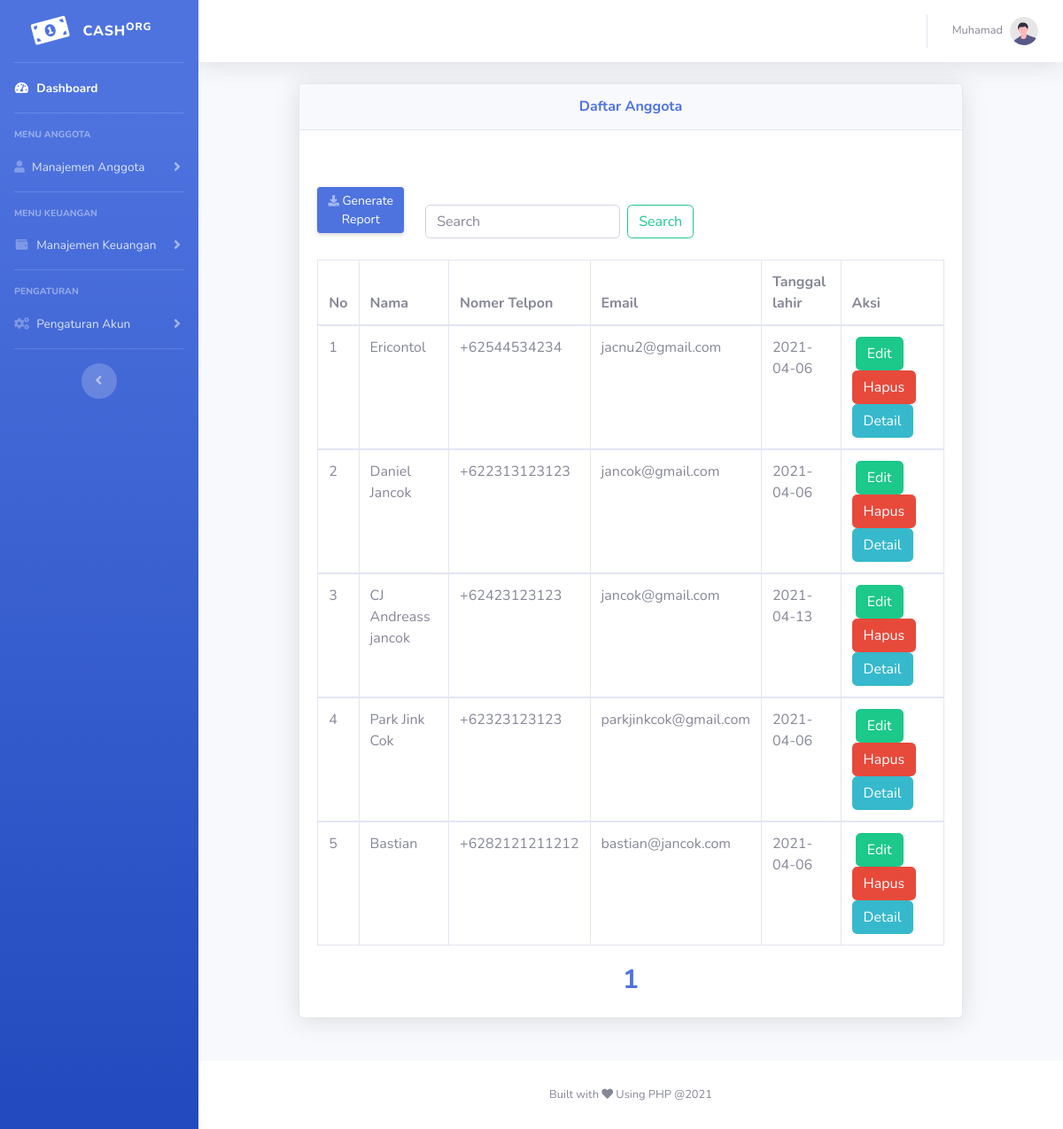
Screenshot of /dashboard/daftar_anggota.php (signed in) with the database file from the repository.
### tables this page shows
CREATE TABLE `cash_anggota` (
  `id_anggota` int(11) NOT NULL,
  `nama_anggota` varchar(255) NOT NULL,
  `tgl_lahir` date NOT NULL,
  `ponsel_anggota` bigint(20) NOT NULL,
  `email_anggota` varchar(100) NOT NULL,
  `alamat_anggota` varchar(500) NOT NULL,
  `code_uniq` varchar(255) NOT NULL
);

### dashboard/daftar_anggota.php (the view, shortened to what this page needs)
<?php
$db = database::connect();
$jumlahDataPerhalaman = 5;
$result = $db->prepare("SELECT * FROM cash_anggota");
$result->execute();
$jumlahData = $result->rowCount();
$jumlahHalaman = ceil($jumlahData / $jumlahDataPerhalaman);
if(isset($_GET['p'])){
    $halamanAktif = $_GET['p'];
}else{
    $halamanAktif = 1;
}
$awaldata = ($jumlahDataPerhalaman * $halamanAktif) - $jumlahDataPerhalaman;
$tampil = $db->prepare("SELECT * FROM cash_anggota ORDER BY id_anggota DESC LIMIT $awaldata , $jumlahDataPerhalaman");
$tampil->execute();
$ini_anggota = $tampil->fetchAll();
 ?>
<!DOCTYPE html>
<html lang="en">
<head>
    <link href="vendor/fontawesome-free/css/all.min.css" rel="stylesheet" type="text/css">
    <link href="css/sb-admin-2.min.css" rel="stylesheet">
</head>
<body id="page-top">
    <div id="wrapper">
        <ul class="navbar-nav bg-gradient-primary sidebar sidebar-dark accordion" id="accordionSidebar">
            <a class="sidebar-brand d-flex align-items-center justify-content-center" href="index.php">
                <div class="sidebar-brand-icon rotate-n-15">
                    <i class="fas fa-money-bill-alt"></i>
                </div>
                <div class="sidebar-brand-text mx-3">Cash<sup>org</sup></div>
            </a>
            <hr class="sidebar-divider my-0">
            <li class="nav-item active">
                <a class="nav-link" href="index.php">
                    <i class="fas fa-fw fa-tachometer-alt"></i>
                    <span>Dashboard</span></a>
            </li>
            <hr class="sidebar-divider">
            <div class="sidebar-heading">
                Menu Anggota
            </div>
            <li class="nav-item">
                <a class="nav-link collapsed" href="#" data-toggle="collapse" data-target="#collapseTwo"
                    aria-expanded="true" aria-controls="collapseTwo">
                    <i class="fas fa-user fa-cog"></i>
                    <span>Manajemen Anggota</span>
                </a>
            </li>
            <hr class="sidebar-divider">
            <div class="sidebar-heading">
                Menu Keuangan
            </div>
            <li class="nav-item">
                <a class="nav-link collapsed" href="#" data-toggle="collapse" data-target="#collapsePages"
                    aria-expanded="true" aria-controls="collapsePages">
                    <i class="fas fa-fw fa-wallet"></i>
                    <span>Manajemen Keuangan</span>
                </a>
            </li>
            <hr class="sidebar-divider">
            <div class="sidebar-heading">
                Pengaturan
            </div>
            <li class="nav-item">
                <a class="nav-link collapsed" href="#" data-toggle="collapse" data-target="#collapseCon"
                    aria-expanded="true" aria-controls="collapsePages">
                    <i class="fas fa-fw fa-cogs"></i>
                    <span>Pengaturan Akun</span>
                </a>
            </li>
            <hr class="sidebar-divider d-none d-md-block">
            <div class="text-center d-none d-md-inline">
                <button class="rounded-circle border-0" id="sidebarToggle"></button>
            </div>
        </ul>
        <div id="content-wrapper" class="d-flex flex-column">
            <div id="content">
                <nav class="navbar navbar-expand navbar-light bg-white topbar mb-4 static-top shadow">
                    <ul class="navbar-nav ml-auto">
                        <li class="nav-item dropdown no-arrow">
                            <a class="nav-link dropdown-toggle" href="#" id="userDropdown" role="button"
                                data-toggle="dropdown" aria-haspopup="true" aria-expanded="false">
                                <span class="mr-2 d-none d-lg-inline text-gray-600 small"><?php echo $_SESSION['nama']; ?></span>
                                <img class="img-profile rounded-circle"
                                    src="img/undraw_profile.svg">
                            </a>
                        </li>
                    </ul>
                </nav>
                <div class="container-fluid">
                    <center>
                    <div class="col-md-10 justify-content-center">
                   <div class="card shadow mb-5">
                        <div class="card-header py-3">
                            <h6 class="m-0 font-weight-bold text-primary">Daftar Anggota</h6>
                        </div>
                        <div class="card-body">
                                <div class="row mt-3">
                             <div class="col-md-2  mt-4">
                                <a href="export.php" class="d-none d-sm-inline-block btn btn-sm btn-primary shadow-sm mt-1"><i class="fas fa-download fa-sm text-white-50"></i> Generate Report</a>
                             </div>
                             <div class="col-md-8 mt-5 ">
                               <form class="form-inline my-2 my-lg-0" action="search.php" method="GET" name='cari'>
                                     <input class="form-control mr-sm-2" type="search" placeholder="Search" aria-label="Search" name='cari'  required>
                                     <button class="btn btn-outline-success my-2 my-sm-0" type="submit">Search</button>
                                   </form>
                             </div>
                             </div>
                             <br>
                            <div class="table-responsive d-flex">
                                <table class="table table-bordered" id="dataTable" width="100%" cellspacing="0">
                                    <?php $no = 1; ?>
                                    <thead>
                                        <tr >
                                            <th>No</th>
                                            <th>Nama</th>
                                            <th>Nomer Telpon</th>
                                            <th>Email</th>
                                            <th>Tanggal lahir</th>
                                            <th>Aksi</th>
                                        </tr>
                                    </thead>
                                     <?php foreach ($ini_anggota as $all_anggota) : ?>
                                    <tbody>
                                        <tr>
                                            <td><?php echo $no; ?></td>
                                            <td><?php echo $all_anggota['nama_anggota']; ?></td>
                                            <td><?php echo "+62" . $all_anggota['ponsel_anggota']; ?></td>
                                            <td><?php echo $all_anggota['email_anggota']; ?></td>
                                            <td><?php echo $all_anggota['tgl_lahir']; ?></td>
                                            <td>&nbsp;<a href="edit_anggota.php?num=<?php echo $all_anggota['code_uniq']; ?>"><button type="button" class="btn btn-success">Edit</button></a>
                                                &nbsp; <a href="hapus_data.php?num=<?php echo $all_anggota['code_uniq']; ?>"><button type="button" class="btn btn-danger" onclick="return confirm('Apakah Anda Yakin?')">Hapus</button></a>
                                                &nbsp;<a href="detail.php?num=<?php echo $all_anggota['code_uniq']; ?>"><button type="button" class="btn btn-info"  >Detail</button></a>
                                            </td>
                                        </tr>
                                    </tbody>
                                    <?php $no++; ?>
                                <?php endforeach; ?>
                                </table>
                            </div>
                            <?php for($i = 1; $i <= $jumlahHalaman; $i++) : ?>
                            <?php if($i == $halamanAktif) : ?>
                                <a href="?p=<?php echo $i; ?>" style="font-weight: bold;font-size: 30px;"><?php echo $i ?></a>
                            <?php else : ?>
                                <a href="?p=<?php echo $i; ?>"><?php echo $i ?></a>
                        <?php endif; ?>
                        <?php endfor; ?>
                        </div>
                    </div>
                    </div>
                    </center>
                </div>
            </div>
            <footer class="sticky-footer bg-white">
                <div class="container my-auto">
                    <div class="copyright text-center my-auto">
                        <span>Built with <i class="fas fa-heart"></i> Using PHP @<?php echo date('Y'); ?></span>
                    </div>
                </div>
            </footer>
        </div>
    </div>
</body>
</html>

### rows the page displays
cash_anggota: nama_anggota "Ericontol", ponsel_anggota "544534234", email_anggota "jacnu2@gmail.com", tgl_lahir "2021-04-06"
cash_anggota: nama_anggota "Daniel Jancok", ponsel_anggota "2313123123", email_anggota "jancok@gmail.com", tgl_lahir "2021-04-06"
cash_anggota: nama_anggota "CJ Andreass jancok", ponsel_anggota "423123123", email_anggota "jancok@gmail.com", tgl_lahir "2021-04-13"
cash_anggota: nama_anggota "Park Jink Cok", ponsel_anggota "323123123", email_anggota "parkjinkcok@gmail.com", tgl_lahir "2021-04-06"
cash_anggota: nama_anggota "Bastian", ponsel_anggota "82121211212", email_anggota "bastian@jancok.com", tgl_lahir "2021-04-06"

### other values shown
$_SESSION['nama'] "Muhamad"
